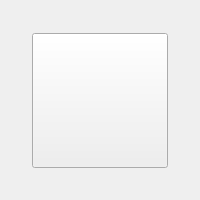
<?xml version="1.0" encoding="UTF-8"?>
<ui version="4.0">
 <class>ClickToFlash</class>
 <widget class="QWidget" name="ClickToFlash">
  <property name="geometry">
   <rect>
    <x>0</x>
    <y>0</y>
    <width>200</width>
    <height>200</height>
   </rect>
  </property>
  <layout class="QGridLayout" name="gridLayout">
   <item row="0" column="1">
    <spacer name="verticalSpacer_2">
     <property name="orientation">
      <enum>Qt::Vertical</enum>
     </property>
     <property name="sizeHint" stdset="0">
      <size>
       <width>20</width>
       <height>20</height>
      </size>
     </property>
    </spacer>
   </item>
   <item row="1" column="0">
    <spacer name="horizontalSpacer">
     <property name="orientation">
      <enum>Qt::Horizontal</enum>
     </property>
     <property name="sizeHint" stdset="0">
      <size>
       <width>20</width>
       <height>20</height>
      </size>
     </property>
    </spacer>
   </item>
   <item row="1" column="1">
    <widget class="QToolButton" name="loadFlashButton">
     <property name="toolTip">
      <string>Press to activate the content; context menu for more options</string>
     </property>
     <property name="iconSize">
      <size>
       <width>128</width>
       <height>128</height>
      </size>
     </property>
    </widget>
   </item>
   <item row="1" column="2">
    <spacer name="horizontalSpacer_2">
     <property name="orientation">
      <enum>Qt::Horizontal</enum>
     </property>
     <property name="sizeHint" stdset="0">
      <size>
       <width>20</width>
       <height>20</height>
      </size>
     </property>
    </spacer>
   </item>
   <item row="2" column="1">
    <spacer name="verticalSpacer">
     <property name="orientation">
      <enum>Qt::Vertical</enum>
     </property>
     <property name="sizeHint" stdset="0">
      <size>
       <width>20</width>
       <height>20</height>
      </size>
     </property>
    </spacer>
   </item>
  </layout>
 </widget>
 <resources/>
 <connections/>
</ui>
